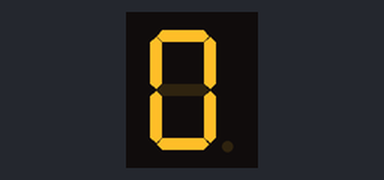
Recording of a sketch running on a simulated Arduino Uno, built with avr-gcc and run on an emulated ATmega328P. Shown: 1-digit seven-segment display. Wiring (inferred from the names in the program): 1-digit 7-segment display, segments lit when LOW: segments pin 11, pin 12, pin 10, pin 9, pin 8, pin 7, pin 6. The segment pins are drawn as the display they are named for.

Above: at 0.1 s.
At 4.1 s:
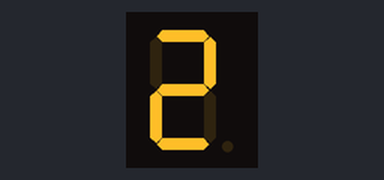
At 8.1 s:
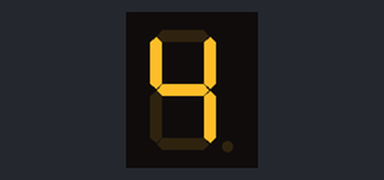
At 16.1 s:
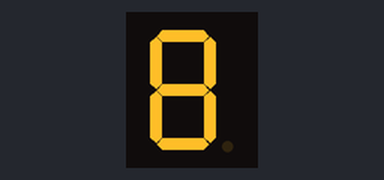
At 26.1 s:
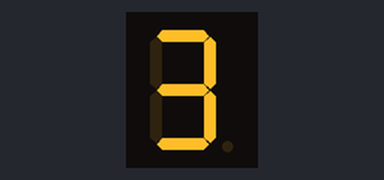
At 38.1 s:
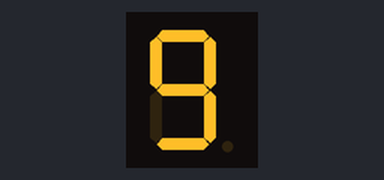

Measured:
- what the display in image 1 shows lasts 2.0 s, from 4.0 s to 6.0 s

The sketch:

sevensegmentdisplau_numbers.ino
```cpp
int dp=13;
int a=11;
int b=12;
int c=10;
int d=9;
int e=8;
int f=7;
int g=6;

void display0(){
      digitalWrite(g,HIGH);
      digitalWrite(a,LOW);
      digitalWrite(b,LOW);
      digitalWrite(c,LOW);
      digitalWrite(d,LOW);
      digitalWrite(e,LOW);
      digitalWrite(f,LOW);
}
void display1(){
      digitalWrite(a,HIGH);
      digitalWrite(b,LOW);
      digitalWrite(c,LOW);
      digitalWrite(d,HIGH);
      digitalWrite(e,HIGH);
      digitalWrite(f,HIGH);
      digitalWrite(g,HIGH);
}
void display2(){
      digitalWrite(a,LOW);
      digitalWrite(b,LOW);
      digitalWrite(d,LOW);
      digitalWrite(e,LOW);
      digitalWrite(g,LOW);
      digitalWrite(c,HIGH);
      digitalWrite(f,HIGH);
}
void display3(){
      digitalWrite(a,LOW);
      digitalWrite(b,LOW);
      digitalWrite(c,LOW);
      digitalWrite(d,LOW);
      digitalWrite(g,LOW);
      digitalWrite(e,HIGH);
      digitalWrite(f,HIGH);
}
void display4(){
      digitalWrite(a,HIGH);
      digitalWrite(b,LOW);
      digitalWrite(c,LOW);
      digitalWrite(d,HIGH);
      digitalWrite(e,HIGH);
      digitalWrite(f,LOW);
      digitalWrite(g,LOW);
}
void display5(){
      digitalWrite(a,LOW);
      digitalWrite(b,HIGH);
      digitalWrite(c,LOW);
      digitalWrite(d,LOW);
      digitalWrite(f,LOW);
      digitalWrite(g,LOW);
      digitalWrite(e,HIGH);
}
void display6(){
      digitalWrite(a,LOW);
      digitalWrite(b,HIGH);
      digitalWrite(c,LOW);
      digitalWrite(d,LOW);
      digitalWrite(e,LOW);
      digitalWrite(f,LOW);
      digitalWrite(g,LOW);
}
void display7(){
      digitalWrite(a,LOW);
      digitalWrite(b,LOW);
      digitalWrite(c,LOW);
      digitalWrite(d,HIGH);
      digitalWrite(e,HIGH);
      digitalWrite(f,HIGH);
      digitalWrite(g,HIGH);
    }
void display8(){
  digitalWrite(a,LOW);
  digitalWrite(b,LOW);
  digitalWrite(c,LOW);
  digitalWrite(d,LOW);
  digitalWrite(e,LOW);
  digitalWrite(f,LOW);
  digitalWrite(g,LOW);
}
void display9(){
      digitalWrite(a,LOW);
      digitalWrite(b,LOW);
      digitalWrite(c,LOW);
      digitalWrite(d,LOW);
      digitalWrite(f,LOW);
      digitalWrite(g,LOW);
      digitalWrite(e,HIGH);
}

/*void resetdisplay(){
      digitalWrite(a,HIGH);
      digitalWrite(b,HIGH);
      digitalWrite(c,HIGH);
      digitalWrite(d,HIGH);
      digitalWrite(e,HIGH);
      digitalWrite(f,HIGH);
      digitalWrite(g,HIGH);
}*/

void setup(){
  int i;
  for(i=6;i<=12;i++){
    pinMode(i,OUTPUT);

  }

}
void loop(){
  display0();
  delay(2000);
  display1();
  delay(2000);
  display2();
  delay(2000);
  display3();
  delay(2000);
  display4();
  delay(2000);
  display5();
  delay(2000);
  display6();
  delay(2000);
  display7();
  delay(2000);
  display8();
  delay(2000);
  display9();
  delay(2000);

}
```
